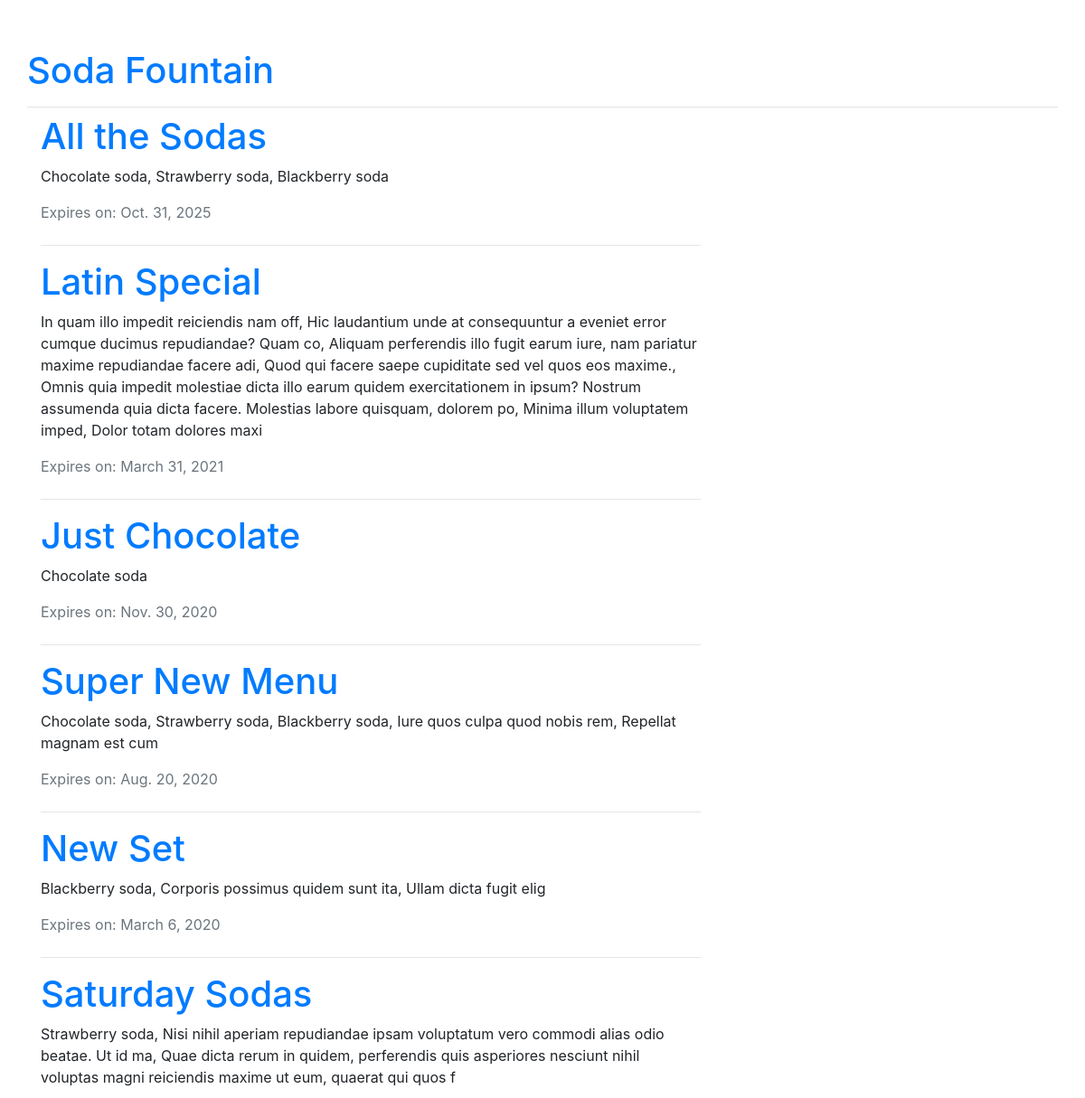
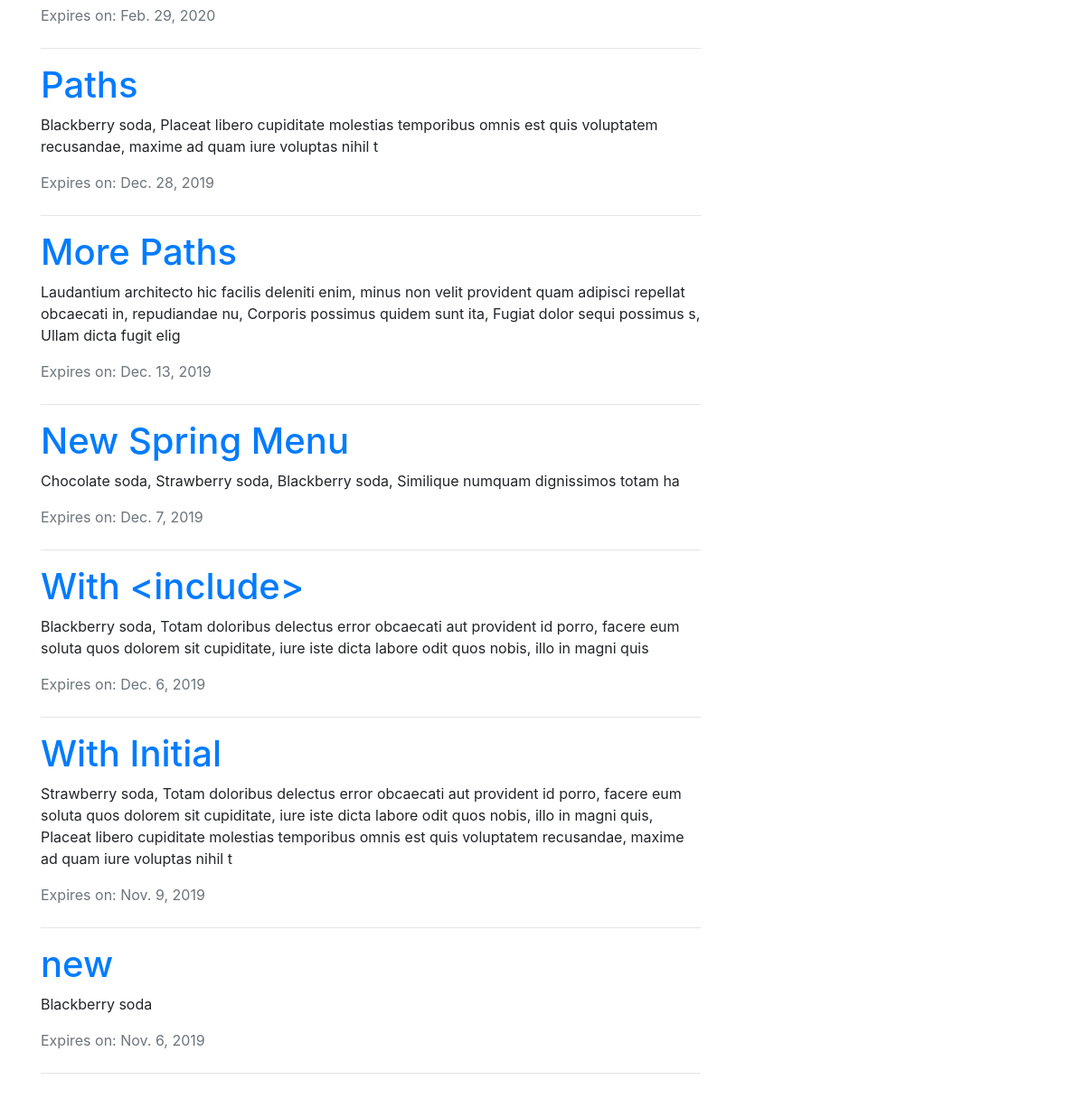
The app's page /, older data (2 pictures, top to bottom).
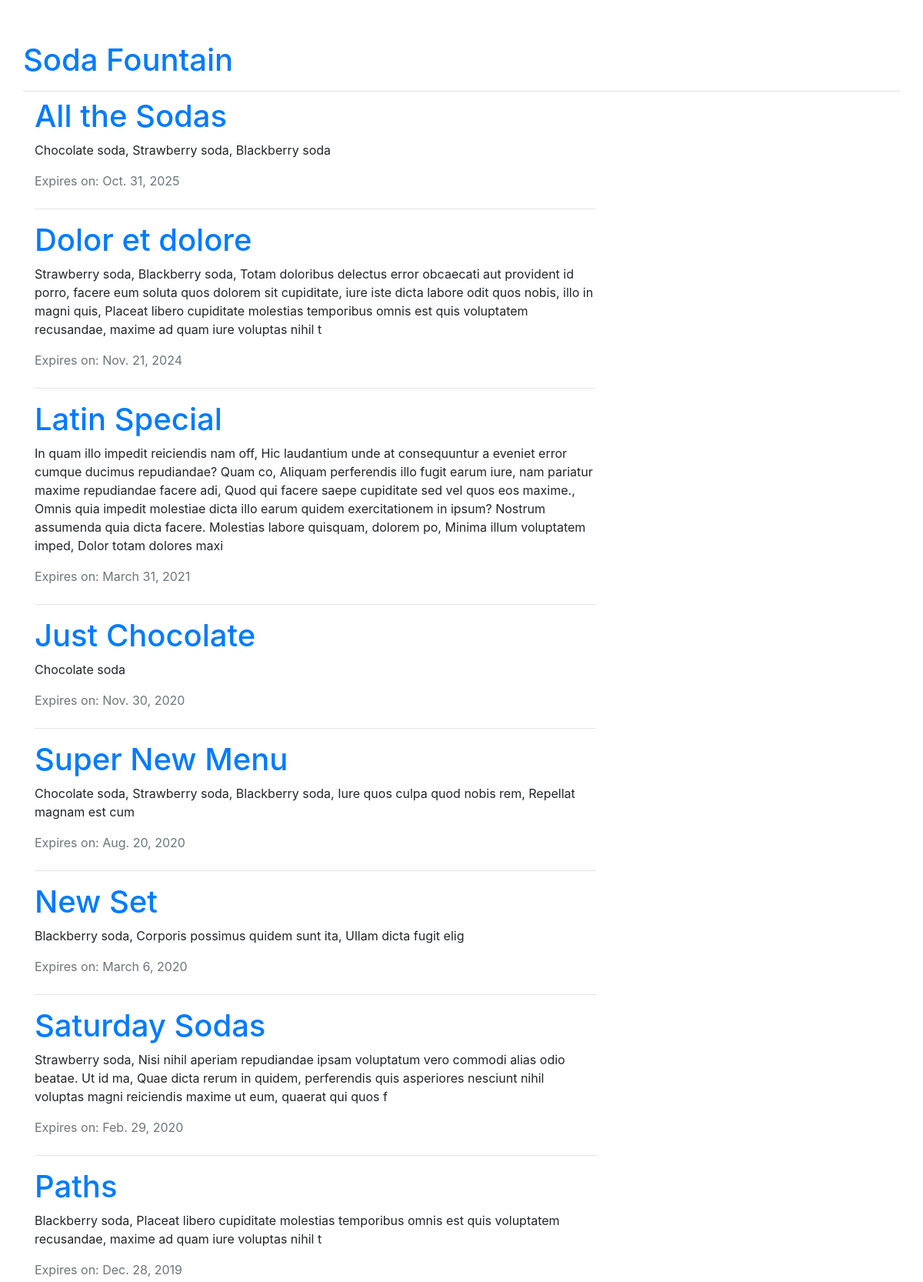
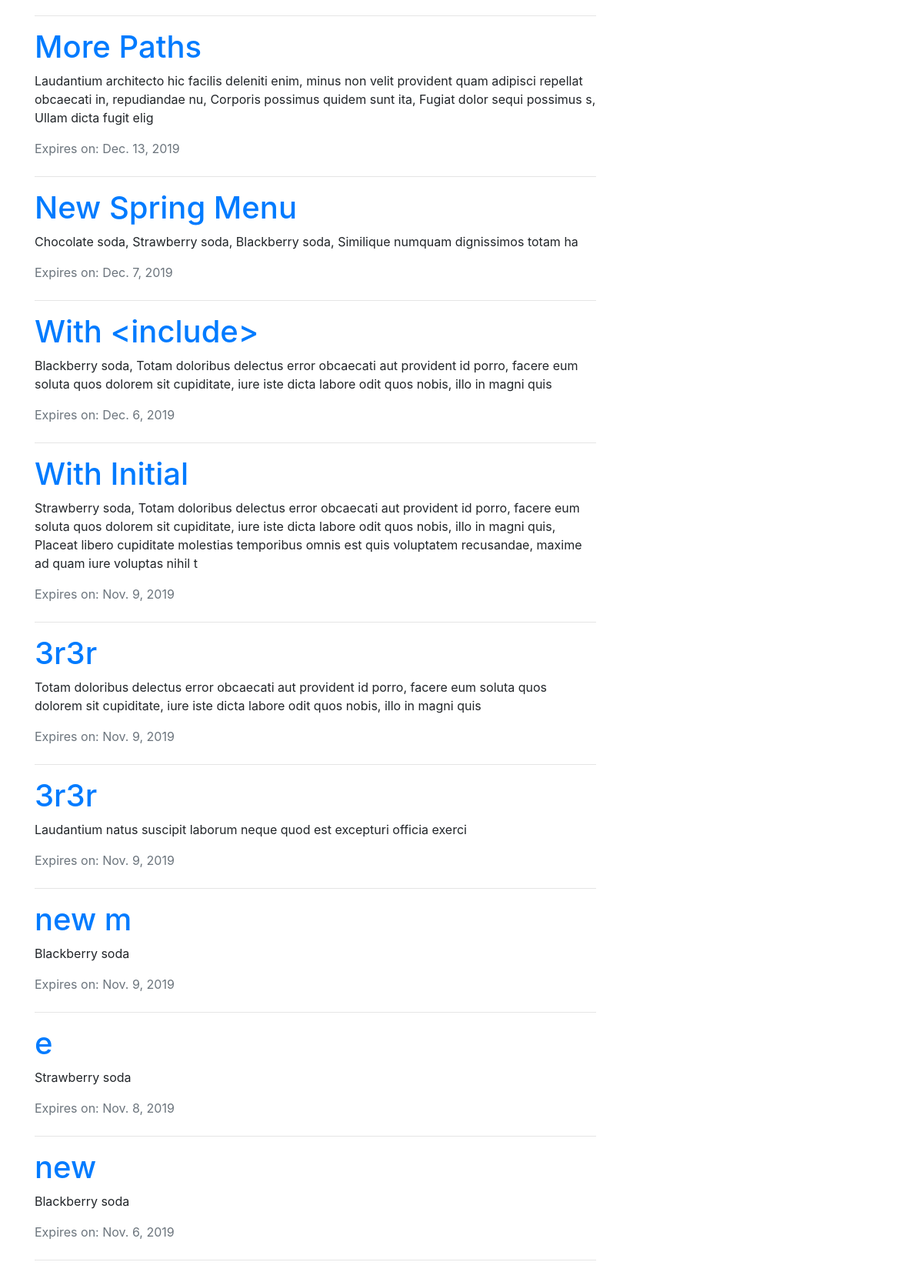
The same page, newer data (2 pictures, top to bottom).
### menu/models.py (models this page shows, shortened)
class Menu(models.Model):
    season = models.CharField(max_length=20)  # Required Field
    items = models.ManyToManyField('Item', related_name='items')  # Required Field
    created_date = models.DateTimeField(default=timezone.now)  # Hidden Field
    expiration_date = models.DateField()  # Required Field

class Item(models.Model):
    name = models.CharField(max_length=200)
    description = models.TextField()
    chef = models.ForeignKey('auth.User', on_delete=models.CASCADE,)
    created_date = models.DateTimeField(default=timezone.now)
    standard = models.BooleanField(default=False)
    ingredients = models.ManyToManyField('Ingredient')
    def __str__(self):
        return self.name

### menu/views.py (the view)
# urls.py: path('', views.menu_list, name='menu_list'),
def menu_list(request):
    menus = models.Menu.objects.all().prefetch_related('items').filter(
        expiration_date__gte=timezone.now()).order_by('-expiration_date')
    return render(request, 'menu/menu_list.html', {'menus': menus})

### menu/templates/menu/menu_list.html (shortened to what this page needs)
{% extends 'base.html' %}
{% block content %}
    <div class="content container">
        <div class="row">
            <div class="col-md-8">
                {% for menu in menus %}
                    <h1>
                        <a href="{% url 'menu:menu_detail' pk=menu.pk %}">{{ menu.season }}</a>
                    </h1>
                    <p>{{ menu.items.all|join:", " }}</p>
                    {% if menu.expiration_date %}
                        <div class="text-muted mt-0 mb-4">
                            Expires on: {{ menu.expiration_date }}
                        </div>
                        <hr>
                    {% endif %}
                {% endfor %}
            </div>
        </div>
    </div>
    </div>
{% endblock %}

### templates/base.html (shortened to what this page needs)
{% load static from staticfiles %}
<!DOCTYPE html>
<div lang="en">
    <head>
        <link rel="stylesheet" href="{% static 'fontawesome/css/fontawesome.min.css' %}">
        <link rel="stylesheet" href="{% static 'fontawesome/css/solid.min.css' %}">
        <link rel="stylesheet" href="https://stackpath.bootstrapcdn.com/bootstrap/4.3.1/css/bootstrap.min.css"
>
        <link rel="stylesheet" href="https://cdnjs.cloudflare.com/ajax/libs/datepicker/0.6.5/datepicker.min.css"
/>
        <link rel="stylesheet" href="{% static 'css/menu_styles.css' %}">
    </head>
    <body>
    <div class="pb-2 mt-4 mb-2 border-bottom">
        <h1><a href="/">Soda Fountain</a></h1>
    </div>
    </body>
    {% block content %}
    {% endblock %}
    </body>
    </html>

### assets/css/menu_styles.css (style rules this page uses)
body { padding: 30px; }

Row changes from the older to the newer data that the page shows:
added Menu: season "Dolor et dolore", items.all "Strawberry soda, Blackberry soda, Totam doloribus delectus error obcaecati aut provident id porro, facere eum soluta quos dolorem sit cupiditate, iure iste dicta labore odit quos nobis, illo in magni quis, Placeat libero cupiditate molestias temporibus omnis est quis voluptatem recusandae, maxime ad quam iure voluptas nihil t", expiration_date "Nov. 21, 2024"
added Menu: season "3r3r", items.all "Totam doloribus delectus error obcaecati aut provident id porro, facere eum soluta quos dolorem sit cupiditate, iure iste dicta labore odit quos nobis, illo in magni quis", expiration_date "Nov. 9, 2019"
added Menu: season "3r3r", items.all "Laudantium natus suscipit laborum neque quod est excepturi officia exerci", expiration_date "Nov. 9, 2019"
added Menu: season "new m", items.all "Blackberry soda", expiration_date "Nov. 9, 2019"
added Menu: season "e", items.all "Strawberry soda", expiration_date "Nov. 8, 2019"
